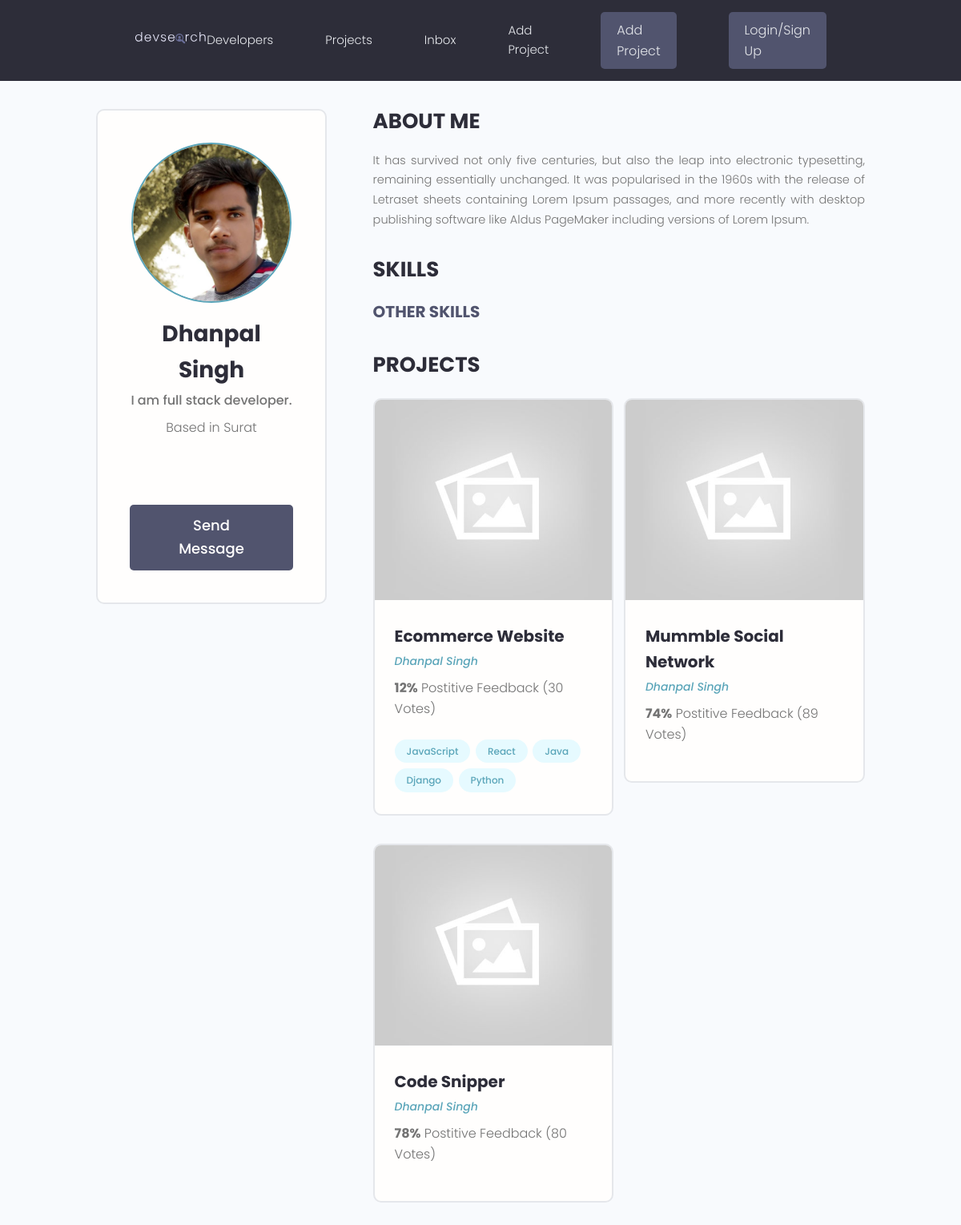
Before: /users/profile/e3585f1c-d7af-4beb-a003-1cbf23c2b3ac/ with the older database file.
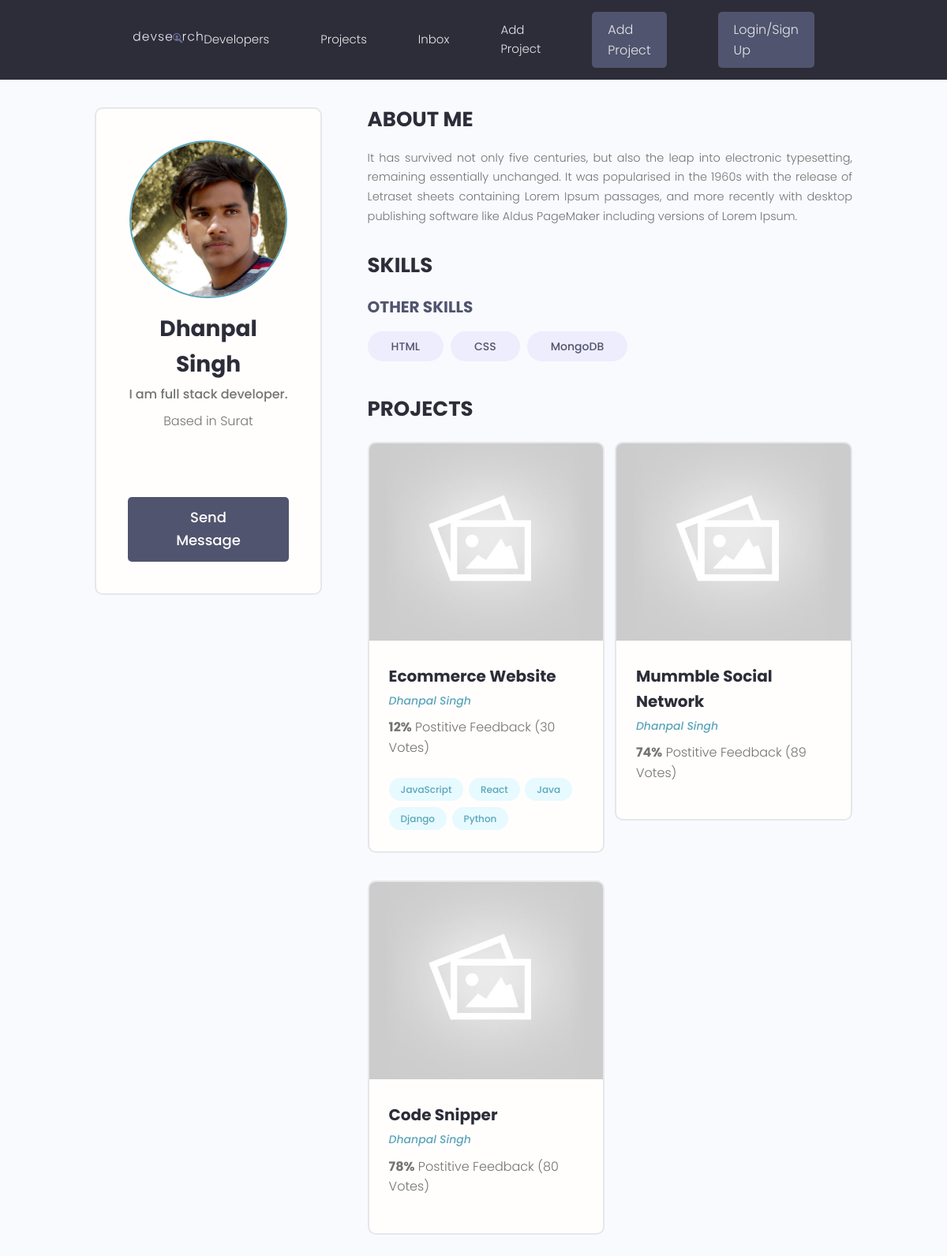
After: the same page with the newer database file.
### users/models.py (models this page shows)
class Profile(models.Model):
    user = models.OneToOneField(User, on_delete=models.CASCADE, null=True, blank=True)
    name = models.CharField(max_length=200, blank=True, null=True)
    email = models.EmailField(max_length=500, blank=True, null=True)
    username = models.CharField(max_length=200, blank=True, null=True)
    location = models.CharField(max_length=200, blank=True, null=True)
    short_intro = models.CharField(max_length=200, blank=True, null=True)
    bio = models.TextField(blank=True,null=True)
    profile_image = models.ImageField(null=True,blank=True,upload_to='profiles/',default='profiles/user-default.png')
    social_github = models.CharField(max_length=200, blank=True, null=True)
    social_stackoverflow = models.CharField(max_length=200, blank=True, null=True)
    social_twitter = models.CharField(max_length=200, blank=True, null=True)
    social_linkedln = models.CharField(max_length=200, blank=True, null=True)
    social_youtube = models.CharField(max_length=200, blank=True, null=True)
    social_website = models.CharField(max_length=200, blank=True, null=True)
    created = models.DateTimeField(auto_now_add=True)
    id = models.UUIDField(default=uuid.uuid4, unique=True, primary_key=True,editable=False)
    def __str__(self):
        return str(self.name)

class Skill(models.Model):
    owner = models.ForeignKey(Profile,on_delete=models.CASCADE,null=True)
    name = models.CharField(max_length=200, blank=True, null=True)
    description = models.TextField(null=True, blank=True)
    created = models.DateTimeField(auto_now_add=True)
    id = models.UUIDField(default=uuid.uuid4, unique=True, primary_key=True, editable=False)
    def __str__(self):
        return str(self.name)

### projects/models.py (models this page shows, shortened)
class Project(models.Model):
    owner = models.ForeignKey(Profile,null=True, blank=True,on_delete=models.SET_NULL)
    title = models.CharField(max_length=200)
    description = models.TextField(null=True, blank=True )
    featured_image = models.ImageField(null=True, blank=True, default="default.jpg")
    demo_link = models.CharField(max_length=2000, null=True, blank=True)
    source_link = models.CharField(max_length=2000, null=True, blank=True)
    tags = models.ManyToManyField('Tag',blank=True)
    vote_total = models.IntegerField(default=0, null=True, blank=True)
    vote_ratio = models.IntegerField(default=0, null=True, blank=True)
    created = models.DateTimeField(auto_now_add=True)
    id = models.UUIDField(default=uuid.uuid4,  unique=True, primary_key=True, editable=False)

class Tag(models.Model):
    name = models.CharField(max_length=200)
    created = models.DateTimeField(auto_now_add=True)
    id = models.UUIDField(default=uuid.uuid4, unique=True,primary_key=True, editable=False)
    def __str__(self):
        return self.name

### users/views.py (the view)
# urls.py: path('profile/<str:pk>/',views.userProfile,name='user-profile'),
def userProfile(request,pk):
    profile = Profile.objects.get(id=pk)
    topSkills = profile.skill_set.exclude(description__exact="")
    otherSkills = profile.skill_set.filter(description="")
    context = {'profile': profile,"topSkill":topSkills,"otherSkills":otherSkills}
    return render(request, 'users/user-profile.html',context)

### users/templates/users/user-profile.html (shortened to what this page needs)
{% extends 'main.html' %}
{% block content %}
<main class="profile my-md">
    <div class="container">
      <div class="layout">
        <div class="column column--1of3">
          <div class="card text-center">
            <div class="card__body dev">
              <img class="avatar avatar--xl" src="{{ profile.profile_image.url }}" />
              <h2 class="dev__name">{{profile.name}}</h2>
              <p class="dev__title">{{profile.short_intro}}</p>
              <p class="dev__location">Based in {{profile.location}}</p>
              <ul class="dev__social">
              </ul>
              <a href="#" class="btn btn--sub btn--lg">Send Message </a>
            </div>
          </div>
        </div>
        <div class="column column--2of3">
          <div class="devInfo">
            <h3 class="devInfo__title">About Me</h3>
            <p class="devInfo__about">
              {{profile.bio}}
            </p>
          </div>
          <div class="devInfo">
            <h3 class="devInfo__title">Skills</h3>
            <div class="devInfo__skills">
              <h3 class="devInfo__subtitle">Other Skills</h3>
              <div class="devInfo__otherSkills">
                {% for skill in otherSkills %}
                <span class="tag tag--pill tag--sub tag--lg">
                  <small>{{skill}}</small>
                </span>
                {% endfor %}
              </div>
            </div>
          </div>
          <div class="devInfo">
            <h3 class="devInfo__title">Projects</h3>
            <div class="grid grid--two">
              {% for project in profile.project_set.all %}
              <div class="column">
                <div class="card project">
                  <a href="{% url 'project' project.id %}" class="project">
                    <img class="project__thumbnail" src="{{project.featured_image.url}}" alt="project thumbnail" />
                    <div class="card__body">
                      <h3 class="project__title">{{project.title}}</h3>
                      <p><a class="project__author" href="{% url 'user-profile' project.owner.id %}">{{project.owner}}</a></p>
                      <p class="project--rating">
                        <span style="font-weight: bold;">{{project.vote_ratio}}%</span> Postitive
                        Feedback ({{project.vote_total}} Vote{{project.vote_total|pluralize:"s"}})
                      </p>
                      <div class="project__tags">
                        {% for tag in project.tags.all %}
                        <span class="tag tag--pill tag--main">
                          <small>{{tag}}</small>
                        </span>
                        {% endfor %}
                      </div>
                    </div>
                  </a>
                </div>
              </div>
              {% endfor %}
            </div>
          </div>
        </div>
      </div>
    </div>
  </main>
{% endblock content %}

### templates/main.html (shortened to what this page needs)
<!DOCTYPE html>
{% load static %}
<html lang="en">
<head>
  <link rel="stylesheet" href="https://cdn.iconmonstr.com/1.3.0/css/iconmonstr-iconic-font.min.css" />
  <link rel="stylesheet" href="{% static 'uikit/styles/uikit.css' %}" />
  <link rel="stylesheet" href="{% static 'style/app.css' %}" />
</head>
<body>
    {% include 'navbar.html' %}
    {% block content %}
    {% endblock content %}
</body>
</html>

### templates/navbar.html (shortened to what this page needs)
{% load static %}
  <header class="header">
    <div class="container container--narrow">
      <a href="{% url 'projects' %}" class="header__logo">
        <img src="{% static 'images/logo.svg' %}" alt="DevSearch Logo" />
      </a>
      <nav class="header__nav">
        <ul class="header__menu">
          <li class="header__menuItem"><a href="">Developers</a></li>
          <li class="header__menuItem"><a href="{% url 'projects' %}">Projects</a></li>
          <li class="header__menuItem"><a href="">Inbox</a></li>
          <li class="header__menuItem"><a href="">Add Project</a></li>
          <li class="header__menuItem"><a href="{% url 'create-project' %}" class="btn btn--sub">Add Project</a></li>
            <li class="header__menuItem"><a href="" class="btn btn--sub">Login/Sign Up</a></li>
        </ul>
      </nav>
    </div>
  </header>

### static/style/app.css (style rules this page uses)
:root { --color-sub: #2d2d39; }
.btn--sub { background-color: var(--color-sub-light); }
.card { border: 2px solid var(--color-light); }
img { width: 100%; }
.header { position: sticky; z-index: 111; background-color: var(--color-sub); padding: 1.5rem 0; }
.header > .container { display: flex; justify-content: space-between; align-items: center; }
.header__logo > img { height: 3.8rem; }
.header__nav > ul { display: inline-flex; align-items: center; list-style: none; gap: 6.5rem; }
.header__menuItem > a { color: var(--color-light); font-weight: 300; }
.profile .card > .dev { padding: 4rem; }
.dev__name { color: var(--color-sub); font-size: 2.8rem; font-weight: 700; margin-top: 1rem; margin-bottom: 0.5rem; }
.dev__title { font-size: 1.6rem; font-weight: 500; line-height: 1.3; }
.dev__location { margin-top: 1rem; }
.dev__social { margin: 3rem 0; list-style: none; display: flex; justify-content: center; gap: 1.5rem; }
.devInfo { margin-bottom: 3rem; }
.devInfo__title, .devInfo__subtitle { font-size: 2.6rem; color: var(--color-sub); text-transform: uppercase; font-weight: 700; margin-bottom: 1.5rem; }
.devInfo__subtitle { font-size: 2rem; color: var(--color-sub-light); }
.devInfo__about, .devSkill__info { font-size: 1.45rem; line-height: 1.7; text-align: justify; }
.project__author { font-size: 1.4rem; font-style: italic; }
.project--rating { margin-bottom: 1.6em; margin-top: .5em; }
.project__thumbnail { height: 25rem; object-fit: cover; object-position: top center; }
.project__title { font-size: 2rem; font-weight: 700; color: var(--color-sub); }

### static/uikit/styles/modules/_variables.css (style rules this page uses)
:root { --color-main: #5aa5b9; --color-main-light: #e6faff; --color-sub: #3f4156; --color-sub-light: #51546e; --color-sub-lighter: #ededfd; --color-text: #737373; --color-gray: #8b8b8b; --color-light: #e5e7eb; --color-light-gray: #767676; --color-bg: #f8fafd; --color-white: #fffefd; --color-white-light: #f3f3f3; --color-success: #359e64; --color-success-bg: #def8e8; --color-error: #fc4b0b; --color-error-bg: #fff2ee; --font-base: 'Poppins', arial, helvetica, 'Segoe UI', roboto, ubuntu, sans-serif; --font-monospace: 'Fira Code', 'Courier New', courier, monospace; --font-regular: 300; --font-medium: 500; --font-bold: 700; --generic-shadow: 1px 1px 5px #00000010; --generic-transition: all 0.3s ease-in-out; }

### static/uikit/styles/modules/_base.css (style rules this page uses)
* { margin: 0; padding: 0; box-sizing: border-box; text-rendering: optimizeLegibility; color: inherit; font-size: inherit; }
html { font-size: 50%; }
@media only screen and (min-width: 480px) { html { font-size: 56.25%; } }
@media only screen and (min-width: 1200px) { html { font-size: 62.5%; } }
body { line-height: 1.6; font-weight: 400; font-size: 1.5rem; color: var(--color-text); background-color: var(--color-bg); min-height: 100vh; }

### static/uikit/styles/modules/_typography.css (style rules this page uses)
* { font-family: var(--font-base); }
h2 { font-size: 3.6rem; font-weight: var(--font-bold); }
h3 { font-size: 3.2rem; font-weight: var(--font-medium); }
p, span, strong { font-size: 1.6rem; color: var(--color-text); font-weight: var(--font-regular); }
a { padding-bottom: 2px; text-decoration: none; display: inline-block; color: var(--color-main); font-weight: var(--font-medium); }

### static/uikit/styles/modules/_utilities.css (style rules this page uses)
.container { width: 92%; max-width: 165rem; margin: 0 auto; box-sizing: border-box; }
.container--narrow { width: 92%; max-width: 120rem; }
@media screen and (min-width: 1000px) { .container { width: 90%; } }
@media screen and (min-width: 1000px) { .container--narrow { width: 85%; } }
@media screen and (min-width: 1200px) { .container { width: 80%; } }
@media screen and (min-width: 1200px) { .container--narrow { width: 72%; } }
.text-center { text-align: center; }
.my-md { margin: 3rem auto; }

### static/uikit/styles/modules/_avatar.css (style rules this page uses)
.avatar { border-radius: 50%; border: 2px solid var(--color-main); object-fit: cover; }
.avatar--xl { height: 20rem; width: 20rem; }

### static/uikit/styles/modules/_button.css (style rules this page uses)
.btn { display: inline-block; position: relative; cursor: pointer; background-color: var(--color-light); font-weight: var(--font-medium); color: var(--color-sub); text-decoration: none; padding: 1rem 2rem; border-radius: 0.5rem; border: none; width: -webkit-fit-content; width: -moz-fit-content; width: fit-content; height: -webkit-fit-content; height: -moz-fit-content; height: fit-content; font-size: 1.6rem; outline-width: 0; outline-color: transparent; -webkit-backface-visibility: hidden; backface-visibility: hidden; transition: all 0.3s ease-in-out; }
.btn--sub { background-color: var(--color-sub); color: var(--color-white); }
.btn--lg { font-size: 1.8rem; padding: 1.2rem 4.5rem; }

Changed rows visible on the page:
added Skill: name "HTML"
added Skill: name "CSS"
added Skill: name "MongoDB"
